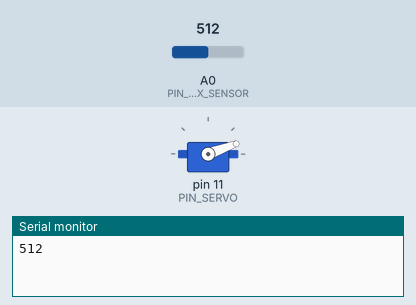
Bench run of a sketch on a simulated Arduino Uno, built with avr-gcc and run on an emulated ATmega328P. Shown: servo, the last lines printed to the serial monitor. The inputs (shaded band) are chosen by the test bench; at power-on: A0 (PIN_FLEX_SENSOR) = 512.

Above: at 0.05 s.
At 3.05 s:
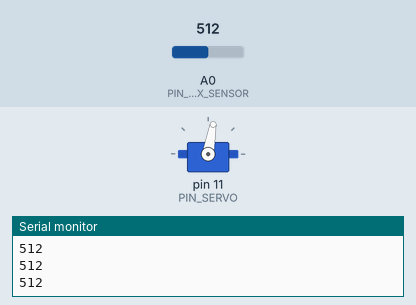
At 6.1 s:
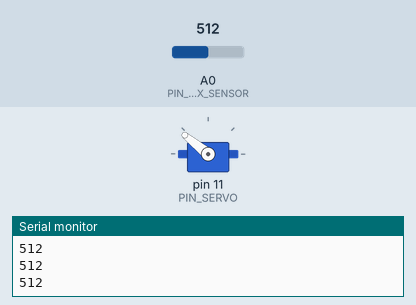
At 12.15 s:
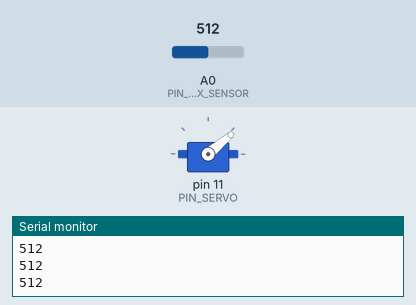
Timing chart, 0 to 17.2 s (numbered marks = the images above):
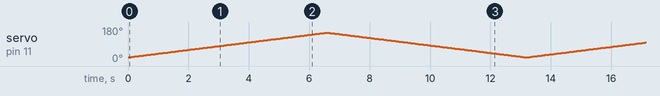

The sketch:

TP_Test_Bench.ino
```cpp
#include <Servo.h>

#define PIN_SERVO 11
#define PIN_FLEX_SENSOR A0

Servo myservo;

int pos = 0;
int pos_max = 150;
int pos_min = 20;

void setup() {
  Serial.begin(9600);
  myservo.attach(PIN_SERVO);
}

void measure(){
  Serial.println(analogRead(PIN_FLEX_SENSOR));
  delay(50);
}

void loop() {

   for (pos = pos_min; pos <= pos_max; pos += 1) {
    myservo.write(pos);
    measure();
  }

  for (pos = pos_max; pos >= pos_min; pos -= 1) {
    myservo.write(pos);
    measure();
  }

}
```
